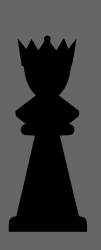
#> input picture python_GUI/assets/bQ.png, 101 x 250 px, given in place of chess_pieces.png, which was not available
$ python crop_chess_pieces.py
#> lines starting #> are read from the running program, lines starting #| are printed output that depends on the picture; pictures that were not available may be replaced by others from this repository, and a replacement may not be noted
from PIL import Image
import os

# Load your PNG sprite sheet (make sure name matches)
img = Image.open("chess_pieces.png")
#> img is the input picture: PIL image 101x250 L; min 0, max 102, mean 65.3

# We'll take only the first two rows: black (row 0) and white (row 1)
rows, cols = 2, 6

# Piece naming order: King, Queen, Bishop, Rook, Knight, Pawn
piece_codes = ["K", "Q", "B", "R", "N", "P"]
colors = ["b", "w"]  # black, white

# Get dimensions
full_w, full_h = img.size
#> full_w = 101; full_h = 250
piece_w = full_w // 6
#> piece_w = 16
piece_h = full_h // 4  # since full sprite has 4 rows
#> piece_h = 62

# Save directly into assets (current directory)
output_dir = os.path.dirname(__file__)

for r in range(rows):
    for c in range(cols):
        left = c * piece_w
        top = r * piece_h
        right = left + piece_w
        bottom = top + piece_h
        piece = img.crop((left, top, right, bottom))

        # e.g. bK.png, wQ.png, etc.
        filename = f"{colors[r]}{piece_codes[c]}.png"
        path = os.path.join(output_dir, filename)
        piece.save(path)
#> this loop made 2 passes
#> pass 1, `piece.save(path)`:
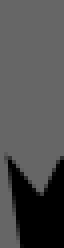
#> saved as bQ.png: PIL image 16x62 L (shown 4 times larger); min 0, max 102, mean 79.1
#> pass 1, `piece.save(path)`:
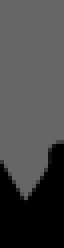
#> saved as bB.png: PIL image 16x62 L (shown 4 times larger); min 0, max 102, mean 71.2
#> pass 1, `piece.save(path)`:
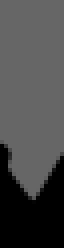
#> saved as bR.png: PIL image 16x62 L (shown 4 times larger); min 0, max 102, mean 72.3

print("✅ Cropping complete! Saved individual pieces into:", output_dir)
#| ✅ Cropping complete! Saved individual pieces into: python_GUI/assets
